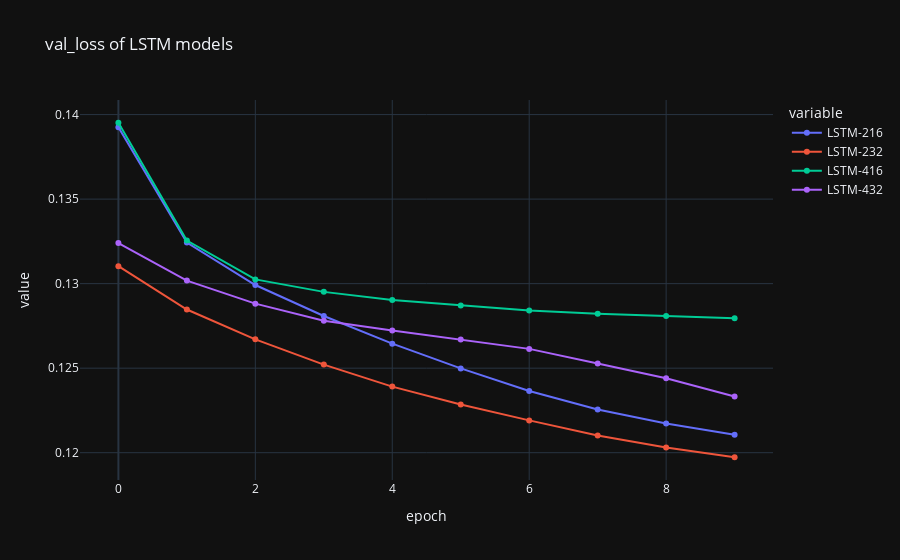

This figure's notebook cell:
### Code cell
plot_selection_metric("LSTM")

### Figure 1 — Plotly figure (JSON) as saved in the notebook; plotly's stock layout.template omitted (floating-point values rounded to 4 significant figures)
{"data": [{"hovertemplate": "variable=LSTM-216<br>epoch=%{x}<br>value=%{y}<extra></extra>", "legendgroup": "LSTM-216", "line": {"color": "#636efa", "dash": "solid"}, "marker": {"symbol": "circle"}, "mode": "lines+markers", "name": "LSTM-216", "orientation": "v", "showlegend": true, "type": "scatter", "x": [0, 1, 2, 3, 4, 5, 6, 7, 8, 9], "xaxis": "x", "y": [0.1393, 0.1324, 0.1299, 0.1281, 0.1264, 0.125, 0.1236, 0.1226, 0.1217, 0.1211], "yaxis": "y"}, {"hovertemplate": "variable=LSTM-232<br>epoch=%{x}<br>value=%{y}<extra></extra>", "legendgroup": "LSTM-232", "line": {"color": "#EF553B", "dash": "solid"}, "marker": {"symbol": "circle"}, "mode": "lines+markers", "name": "LSTM-232", "orientation": "v", "showlegend": true, "type": "scatter", "x": [0, 1, 2, 3, 4, 5, 6, 7, 8, 9], "xaxis": "x", "y": [0.131, 0.1285, 0.1267, 0.1252, 0.1239, 0.1228, 0.1219, 0.121, 0.1203, 0.1197], "yaxis": "y"}, {"hovertemplate": "variable=LSTM-416<br>epoch=%{x}<br>value=%{y}<extra></extra>", "legendgroup": "LSTM-416", "line": {"color": "#00cc96", "dash": "solid"}, "marker": {"symbol": "circle"}, "mode": "lines+markers", "name": "LSTM-416", "orientation": "v", "showlegend": true, "type": "scatter", "x": [0, 1, 2, 3, 4, 5, 6, 7, 8, 9], "xaxis": "x", "y": [0.1395, 0.1326, 0.1303, 0.1295, 0.129, 0.1287, 0.1284, 0.1282, 0.1281, 0.1279], "yaxis": "y"}, {"hovertemplate": "variable=LSTM-432<br>epoch=%{x}<br>value=%{y}<extra></extra>", "legendgroup": "LSTM-432", "line": {"color": "#ab63fa", "dash": "solid"}, "marker": {"symbol": "circle"}, "mode": "lines+markers", "name": "LSTM-432", "orientation": "v", "showlegend": true, "type": "scatter", "x": [0, 1, 2, 3, 4, 5, 6, 7, 8, 9], "xaxis": "x", "y": [0.1324, 0.1302, 0.1288, 0.1278, 0.1272, 0.1267, 0.1261, 0.1253, 0.1244, 0.1233], "yaxis": "y"}], "layout": {"legend": {"title": {"text": "variable"}, "tracegroupgap": 0}, "title": {"text": "val_loss of LSTM models"}, "xaxis": {"anchor": "y", "domain": [0, 1], "title": {"text": "epoch"}}, "yaxis": {"anchor": "x", "domain": [0, 1], "title": {"text": "value"}}}}
